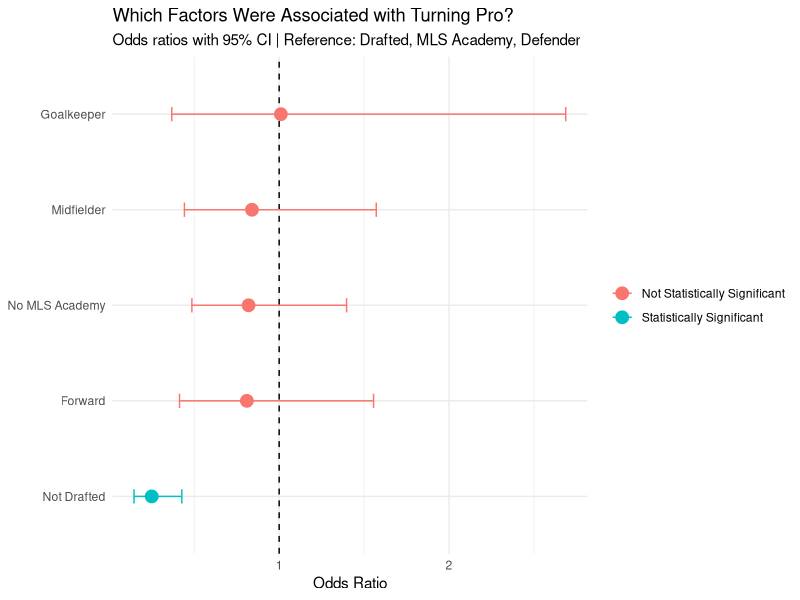
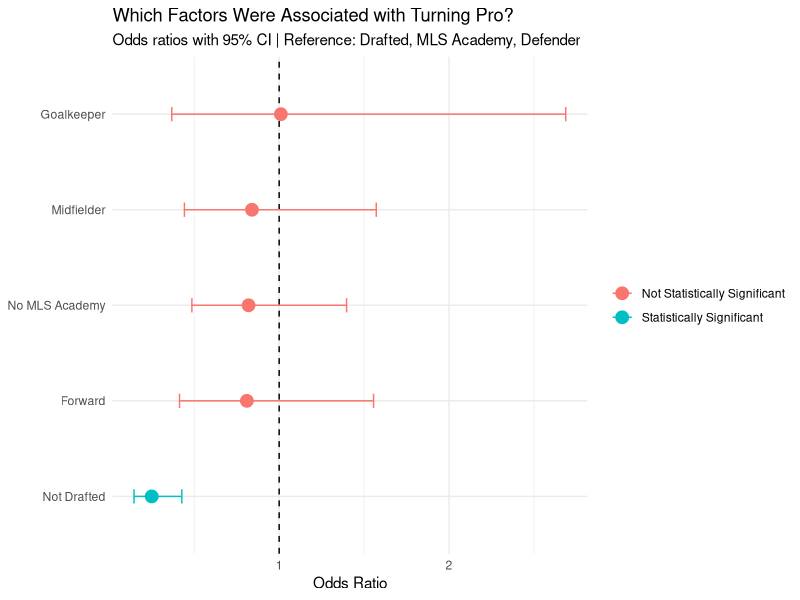

Generate these figures, in order, with R:
# College to Pro: 2025 Eligible Player Analysis

library(readxl)
library(ggplot2)
# Import data
players <- read_excel(
  "Data/eligible_players_2025.xlsx",
  sheet = "Eligible_Players_2026"
)
# Create a dataset with resolved pro outcomes only
resolved_players <- players[
  players$`Signed Pro?` %in% c("Yes", "No"),
]
# Create clean variables for modeling

resolved_players$Pro_Status <- ifelse(
  resolved_players$`Signed Pro?` == "Yes", 1, 0
)

resolved_players$Draft_Status <- ifelse(
  resolved_players$`Drafted?` == "Yes",
  "Drafted",
  "Not Drafted"
)

resolved_players$Academy_Status <- ifelse(
  is.na(resolved_players$`MLS NEXT Academy`),
  "No MLS Academy",
  "MLS Academy"
)

resolved_players$Position_Clean <- ifelse(
  resolved_players$Position == "CM",
  "M",
  resolved_players$Position
)
# Chi-square test: MLS Academy background and turning pro

academy_table <- table(
  resolved_players$Academy_Status,
  resolved_players$Pro_Status
)

chisq.test(academy_table)
# Logistic regression: factors associated with turning pro

pro_model <- glm(
  Pro_Status ~ Draft_Status + Academy_Status + Position_Clean,
  data = resolved_players,
  family = binomial
)
# Create a clean regression results table
model_results <- data.frame(
  Variable = names(coef(pro_model)),
  Odds_Ratio = exp(coef(pro_model)),
  P_Value = summary(pro_model)$coefficients[, 4]
)
# Make results easier to read
model_results$Variable <- c(
  "Intercept",
  "Not Drafted",
  "No MLS Academy",
  "Forward",
  "Goalkeeper",
  "Midfielder"
)

model_results$Odds_Ratio <- round(model_results$Odds_Ratio, 2)
model_results$P_Value <- signif(model_results$P_Value, 3)
# Visualize logistic regression results
plot_results <- model_results[model_results$Variable != "Intercept", ]
# Add significance labels
plot_results$Significance <- ifelse(
  plot_results$P_Value < 0.05,
  "Statistically Significant",
  "Not Statistically Significant"
)
# Add 95% confidence intervals
conf_int <- exp(confint(pro_model))

plot_results$Lower_CI <- conf_int[-1, 1]
plot_results$Upper_CI <- conf_int[-1, 2]
# Final odds ratio plot with 95% confidence intervals
ggplot(plot_results,
       aes(x = reorder(Variable, Odds_Ratio),
           y = Odds_Ratio,
           color = Significance)) +
  geom_hline(yintercept = 1, linetype = "dashed") +
  geom_errorbar(
    aes(ymin = Lower_CI, ymax = Upper_CI),
    width = 0.15
  ) +
  geom_point(size = 4) +
  coord_flip() +
  labs(
    title = "Which Factors Were Associated with Turning Pro?",
    subtitle = "Odds ratios with 95% CI | Reference: Drafted, MLS Academy, Defender",
    x = NULL,
    y = "Odds Ratio",
    color = NULL
  ) +
  theme_minimal()

# Save final regression figure
ggsave(
  "Figures/logistic_regression_forest_plot.png",
  width = 10,
  height = 6,
  dpi = 300
)
